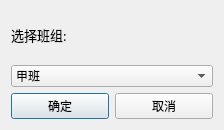
<?xml version="1.0" encoding="UTF-8"?>
<ui version="4.0">
 <class>Dialog</class>
 <widget class="QDialog" name="Dialog">
  <property name="geometry">
   <rect>
    <x>0</x>
    <y>0</y>
    <width>224</width>
    <height>130</height>
   </rect>
  </property>
  <property name="windowTitle">
   <string>改变班次</string>
  </property>
  <layout class="QGridLayout" name="gridLayout_2">
   <item row="0" column="0">
    <layout class="QGridLayout" name="gridLayout">
     <item row="0" column="0">
      <widget class="QLabel" name="label_2">
       <property name="font">
        <font>
         <family>微软雅黑</family>
         <pointsize>10</pointsize>
        </font>
       </property>
       <property name="text">
        <string>选择班组:</string>
       </property>
      </widget>
     </item>
     <item row="1" column="0">
      <widget class="QComboBox" name="Cbb_SetTeam">
       <item>
        <property name="text">
         <string>甲班</string>
        </property>
       </item>
       <item>
        <property name="text">
         <string>乙班</string>
        </property>
       </item>
       <item>
        <property name="text">
         <string>丙班</string>
        </property>
       </item>
       <item>
        <property name="text">
         <string>丁班</string>
        </property>
       </item>
      </widget>
     </item>
     <item row="2" column="0">
      <layout class="QHBoxLayout" name="horizontalLayout">
       <item>
        <widget class="QPushButton" name="Btn_TeamYes">
         <property name="text">
          <string>确定</string>
         </property>
        </widget>
       </item>
       <item>
        <widget class="QPushButton" name="Btn_TeamNo">
         <property name="text">
          <string>取消</string>
         </property>
        </widget>
       </item>
      </layout>
     </item>
    </layout>
   </item>
  </layout>
 </widget>
 <resources/>
 <connections/>
</ui>
